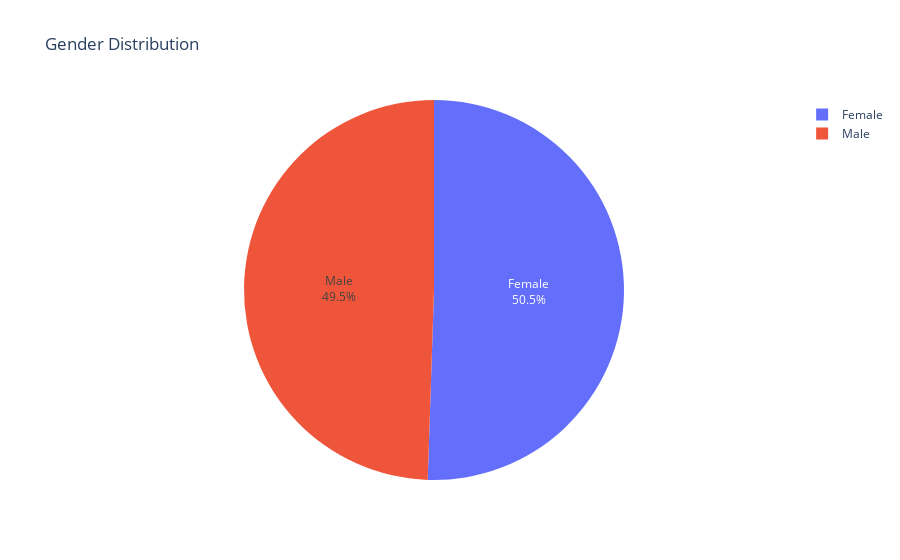

Notebook cell for this chart:
### Markdown cell above
UNIVARIATE ANALYSIS

### Code cell
# Extract the values from the 'Gender' column and count occurrences
gender_counts = customer_transactions['Gender'].value_counts().reset_index()
gender_counts.columns = ['Gender', 'Count']

colors = ['#636EFA', '#EF553B', '#00CC96', '#AB63FA']

# Create the pie chart
fig = px.pie(gender_counts, names='Gender', values='Count', title='Gender Distribution')

# Update the chart to add data labels
fig.update_traces(textinfo='percent+label')

# Show the plot
fig.show()

### Figure 1 — Plotly figure (JSON) as saved in the notebook; plotly's stock layout.template omitted (floating-point values rounded to 4 significant figures)
{"data": [{"domain": {"x": [0, 1], "y": [0, 1]}, "hovertemplate": "Gender=%{label}<br>Count=%{value}<extra></extra>", "labels": ["Female", "Male"], "legendgroup": "", "name": "", "showlegend": true, "textinfo": "percent+label", "type": "pie", "values": [22713, 22240]}], "layout": {"legend": {"tracegroupgap": 0}, "title": {"text": "Gender Distribution"}}}
